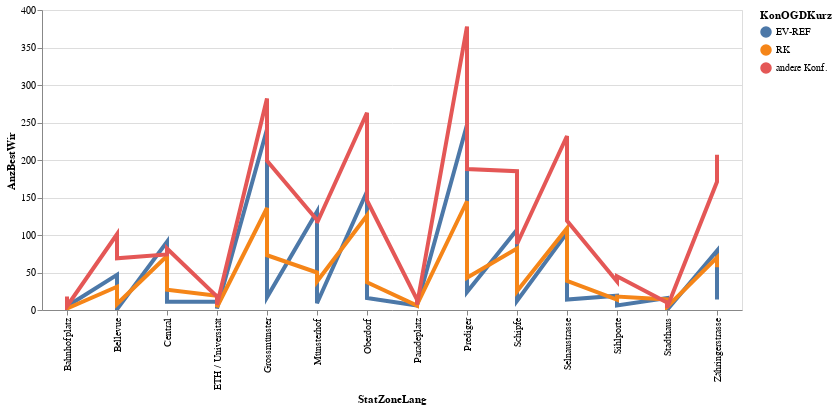

Write notebook code for a chart like this one.
### Code cell
# df_statzonen = df_statzonen[(df_statzonen.knr>0) & (df_statzonen.qname!="Hirslanden")]
#aktuellesJahr[[aktuellesJahr.KreisSort =7]])
highlight = alt.selection(type='single', on='mouseover',
                          fields=['KonOGDKurz'], nearest=True)
#x='date:StichtagDatJahr',
base = alt.Chart(mySelection).encode(
    x='StatZoneLang',
    y='AnzBestWir',
    color='KonOGDKurz'
)

points = base.mark_circle().encode(
    opacity=alt.value(0)
).add_selection(
    highlight
).properties(
    width=700 , height=300
)
lines = base.mark_line().encode(
    size=alt.condition(~highlight, alt.value(1.5), alt.value(4))
).interactive()

points + lines

### Figure 1 — Vega-Lite specification as saved in the notebook (floating-point values rounded to 4 significant figures)
{"config": {"view": {"continuousWidth": 400, "continuousHeight": 300}}, "layer": [{"mark": "circle", "encoding": {"color": {"type": "nominal", "field": "KonOGDKurz"}, "opacity": {"value": 0}, "x": {"type": "nominal", "field": "StatZoneLang"}, "y": {"type": "quantitative", "field": "AnzBestWir"}}, "height": 300, "selection": {"selector004": {"type": "single", "on": "mouseover", "fields": ["KonOGDKurz"], "nearest": true}}, "width": 700}, {"mark": "line", "encoding": {"color": {"type": "nominal", "field": "KonOGDKurz"}, "size": {"condition": {"value": 1.5, "selection": {"not": "selector004"}}, "value": 4}, "x": {"type": "nominal", "field": "StatZoneLang"}, "y": {"type": "quantitative", "field": "AnzBestWir"}}, "selection": {"selector005": {"type": "interval", "bind": "scales", "encodings": ["x", "y"]}}}], "data": {"name": "data-578fb64d44ada5e0c7ce60f40e037a4f"}, "$schema": "https://vega.github.io/schema/vega-lite/v4.8.1.json", "datasets": {"data-578fb64d44ada5e0c7ce60f40e037a4f": [{"StichtagDatJahr": "2020-01-01T00:00:00", "StatZoneSort": 1101, "StatZoneLang": "Zähringerstrasse", "QuarSort": 11, "QuarLang": "Rathaus", "KreisSort": 1, "herkunftSort": 1, "KonOGDSort": 1, "KonOGDKurz": "EV-REF", "AnzBestWir": 79}, {"StichtagDatJahr": "2020-01-01T00:00:00", "StatZoneSort": 1101, "StatZoneLang": "Zähringerstrasse", "QuarSort": 11, "QuarLang": "Rathaus", "KreisSort": 1, "herkunftSort": 1, "KonOGDSort": 2, "KonOGDKurz": "RK", "AnzBestWir": 70}, {"StichtagDatJahr": "2020-01-01T00:00:00", "StatZoneSort": 1101, "StatZoneLang": "Zähringerstrasse", "QuarSort": 11, "QuarLang": "Rathaus", "KreisSort": 1, "herkunftSort": 1, "KonOGDSort": 4, "KonOGDKurz": "andere Konf.", "AnzBestWir": 171}, {"StichtagDatJahr": "2020-01-01T00:00:00", "StatZoneSort": 1101, "StatZoneLang": "Zähringerstrasse", "QuarSort": 11, "QuarLang": "Rathaus", "KreisSort": 1, "herkunftSort": 2, "KonOGDSort": 1, "KonOGDKurz": "EV-REF", "AnzBestWir": 14}, {"StichtagDatJahr": "2020-01-01T00:00:00", "StatZoneSort": 1101, "StatZoneLang": "Zähringerstrasse", "QuarSort": 11, "QuarLang": "Rathaus", "KreisSort": 1, "herkunftSort": 2, "KonOGDSort": 2, "KonOGDKurz": "RK", "AnzBestWir": 57}, {"StichtagDatJahr": "2020-01-01T00:00:00", "StatZoneSort": 1101, "StatZoneLang": "Zähringerstrasse", "QuarSort": 11, "QuarLang": "Rathaus", "KreisSort": 1, "herkunftSort": 2, "KonOGDSort": 4, "KonOGDKurz": "andere Konf.", "AnzBestWir": 207}, {"StichtagDatJahr": "2020-01-01T00:00:00", "StatZoneSort": 1102, "StatZoneLang": "Prediger", "QuarSort": 11, "QuarLang": "Rathaus", "KreisSort": 1, "herkunftSort": 1, "KonOGDSort": 1, "KonOGDKurz": "EV-REF", "AnzBestWir": 247}, {"StichtagDatJahr": "2020-01-01T00:00:00", "StatZoneSort": 1102, "StatZoneLang": "Prediger", "QuarSort": 11, "QuarLang": "Rathaus", "KreisSort": 1, "herkunftSort": 1, "KonOGDSort": 2, "KonOGDKurz": "RK", "AnzBestWir": 145}, {"StichtagDatJahr": "2020-01-01T00:00:00", "StatZoneSort": 1102, "StatZoneLang": "Prediger", "QuarSort": 11, "QuarLang": "Rathaus", "KreisSort": 1, "herkunftSort": 1, "KonOGDSort": 4, "KonOGDKurz": "andere Konf.", "AnzBestWir": 378}, {"StichtagDatJahr": "2020-01-01T00:00:00", "StatZoneSort": 1102, "StatZoneLang": "Prediger", "QuarSort": 11, "QuarLang": "Rathaus", "KreisSort": 1, "herkunftSort": 2, "KonOGDSort": 1, "KonOGDKurz": "EV-REF", "AnzBestWir": 24}, {"StichtagDatJahr": "2020-01-01T00:00:00", "StatZoneSort": 1102, "StatZoneLang": "Prediger", "QuarSort": 11, "QuarLang": "Rathaus", "KreisSort": 1, "herkunftSort": 2, "KonOGDSort": 2, "KonOGDKurz": "RK", "AnzBestWir": 43}, {"StichtagDatJahr": "2020-01-01T00:00:00", "StatZoneSort": 1102, "StatZoneLang": "Prediger", "QuarSort": 11, "QuarLang": "Rathaus", "KreisSort": 1, "herkunftSort": 2, "KonOGDSort": 4, "KonOGDKurz": "andere Konf.", "AnzBestWir": 188}, {"StichtagDatJahr": "2020-01-01T00:00:00", "StatZoneSort": 1103, "StatZoneLang": "Grossmünster", "QuarSort": 11, "QuarLang": "Rathaus", "KreisSort": 1, "herkunftSort": 1, "KonOGDSort": 1, "KonOGDKurz": "EV-REF", "AnzBestWir": 241}, {"StichtagDatJahr": "2020-01-01T00:00:00", "StatZoneSort": 1103, "StatZoneLang": "Grossmünster", "QuarSort": 11, "QuarLang": "Rathaus", "KreisSort": 1, "herkunftSort": 1, "KonOGDSort": 2, "KonOGDKurz": "RK", "AnzBestWir": 136}, {"StichtagDatJahr": "2020-01-01T00:00:00", "StatZoneSort": 1103, "StatZoneLang": "Grossmünster", "QuarSort": 11, "QuarLang": "Rathaus", "KreisSort": 1, "herkunftSort": 1, "KonOGDSort": 4, "KonOGDKurz": "andere Konf.", "AnzBestWir": 282}, {"StichtagDatJahr": "2020-01-01T00:00:00", "StatZoneSort": 1103, "StatZoneLang": "Grossmünster", "QuarSort": 11, "QuarLang": "Rathaus", "KreisSort": 1, "herkunftSort": 2, "KonOGDSort": 1, "KonOGDKurz": "EV-REF", "AnzBestWir": 17}, {"StichtagDatJahr": "2020-01-01T00:00:00", "StatZoneSort": 1103, "StatZoneLang": "Grossmünster", "QuarSort": 11, "QuarLang": "Rathaus", "KreisSort": 1, "herkunftSort": 2, "KonOGDSort": 2, "KonOGDKurz": "RK", "AnzBestWir": 73}, {"StichtagDatJahr": "2020-01-01T00:00:00", "StatZoneSort": 1103, "StatZoneLang": "Grossmünster", "QuarSort": 11, "QuarLang": "Rathaus", "KreisSort": 1, "herkunftSort": 2, "KonOGDSort": 4, "KonOGDKurz": "andere Konf.", "AnzBestWir": 199}, {"StichtagDatJahr": "2020-01-01T00:00:00", "StatZoneSort": 1104, "StatZoneLang": "Oberdorf", "QuarSort": 11, "QuarLang": "Rathaus", "KreisSort": 1, "herkunftSort": 1, "KonOGDSort": 1, "KonOGDKurz": "EV-REF", "AnzBestWir": 158}, {"StichtagDatJahr": "2020-01-01T00:00:00", "StatZoneSort": 1104, "StatZoneLang": "Oberdorf", "QuarSort": 11, "QuarLang": "Rathaus", "KreisSort": 1, "herkunftSort": 1, "KonOGDSort": 2, "KonOGDKurz": "RK", "AnzBestWir": 126}, {"StichtagDatJahr": "2020-01-01T00:00:00", "StatZoneSort": 1104, "StatZoneLang": "Oberdorf", "QuarSort": 11, "QuarLang": "Rathaus", "KreisSort": 1, "herkunftSort": 1, "KonOGDSort": 4, "KonOGDKurz": "andere Konf.", "AnzBestWir": 263}, {"StichtagDatJahr": "2020-01-01T00:00:00", "StatZoneSort": 1104, "StatZoneLang": "Oberdorf", "QuarSort": 11, "QuarLang": "Rathaus", "KreisSort": 1, "herkunftSort": 2, "KonOGDSort": 1, "KonOGDKurz": "EV-REF", "AnzBestWir": 16}, {"StichtagDatJahr": "2020-01-01T00:00:00", "StatZoneSort": 1104, "StatZoneLang": "Oberdorf", "QuarSort": 11, "QuarLang": "Rathaus", "KreisSort": 1, "herkunftSort": 2, "KonOGDSort": 2, "KonOGDKurz": "RK", "AnzBestWir": 37}, {"StichtagDatJahr": "2020-01-01T00:00:00", "StatZoneSort": 1104, "StatZoneLang": "Oberdorf", "QuarSort": 11, "QuarLang": "Rathaus", "KreisSort": 1, "herkunftSort": 2, "KonOGDSort": 4, "KonOGDKurz": "andere Konf.", "AnzBestWir": 146}, {"StichtagDatJahr": "2020-01-01T00:00:00", "StatZoneSort": 1201, "StatZoneLang": "Central", "QuarSort": 12, "QuarLang": "Hochschulen", "KreisSort": 1, "herkunftSort": 1, "KonOGDSort": 1, "KonOGDKurz": "EV-REF", "AnzBestWir": 91}, {"StichtagDatJahr": "2020-01-01T00:00:00", "StatZoneSort": 1201, "StatZoneLang": "Central", "QuarSort": 12, "QuarLang": "Hochschulen", "KreisSort": 1, "herkunftSort": 1, "KonOGDSort": 2, "KonOGDKurz": "RK", "AnzBestWir": 72}, {"StichtagDatJahr": "2020-01-01T00:00:00", "StatZoneSort": 1201, "StatZoneLang": "Central", "QuarSort": 12, "QuarLang": "Hochschulen", "KreisSort": 1, "herkunftSort": 1, "KonOGDSort": 4, "KonOGDKurz": "andere Konf.", "AnzBestWir": 74}, {"StichtagDatJahr": "2020-01-01T00:00:00", "StatZoneSort": 1201, "StatZoneLang": "Central", "QuarSort": 12, "QuarLang": "Hochschulen", "KreisSort": 1, "herkunftSort": 2, "KonOGDSort": 1, "KonOGDKurz": "EV-REF", "AnzBestWir": 11}, {"StichtagDatJahr": "2020-01-01T00:00:00", "StatZoneSort": 1201, "StatZoneLang": "Central", "QuarSort": 12, "QuarLang": "Hochschulen", "KreisSort": 1, "herkunftSort": 2, "KonOGDSort": 2, "KonOGDKurz": "RK", "AnzBestWir": 27}, {"StichtagDatJahr": "2020-01-01T00:00:00", "StatZoneSort": 1201, "StatZoneLang": "Central", "QuarSort": 12, "QuarLang": "Hochschulen", "KreisSort": 1, "herkunftSort": 2, "KonOGDSort": 4, "KonOGDKurz": "andere Konf.", "AnzBestWir": 82}, {"StichtagDatJahr": "2020-01-01T00:00:00", "StatZoneSort": 1202, "StatZoneLang": "ETH / Universität", "QuarSort": 12, "QuarLang": "Hochschulen", "KreisSort": 1, "herkunftSort": 1, "KonOGDSort": 1, "KonOGDKurz": "EV-REF", "AnzBestWir": 11}, {"StichtagDatJahr": "2020-01-01T00:00:00", "StatZoneSort": 1202, "StatZoneLang": "ETH / Universität", "QuarSort": 12, "QuarLang": "Hochschulen", "KreisSort": 1, "herkunftSort": 1, "KonOGDSort": 2, "KonOGDKurz": "RK", "AnzBestWir": 19}, {"StichtagDatJahr": "2020-01-01T00:00:00", "StatZoneSort": 1202, "StatZoneLang": "ETH / Universität", "QuarSort": 12, "QuarLang": "Hochschulen", "KreisSort": 1, "herkunftSort": 1, "KonOGDSort": 4, "KonOGDKurz": "andere Konf.", "AnzBestWir": 18}, {"StichtagDatJahr": "2020-01-01T00:00:00", "StatZoneSort": 1202, "StatZoneLang": "ETH / Universität", "QuarSort": 12, "QuarLang": "Hochschulen", "KreisSort": 1, "herkunftSort": 2, "KonOGDSort": 1, "KonOGDKurz": "EV-REF", "AnzBestWir": 2}, {"StichtagDatJahr": "2020-01-01T00:00:00", "StatZoneSort": 1202, "StatZoneLang": "ETH / Universität", "QuarSort": 12, "QuarLang": "Hochschulen", "KreisSort": 1, "herkunftSort": 2, "KonOGDSort": 2, "KonOGDKurz": "RK", "AnzBestWir": 4}, {"StichtagDatJahr": "2020-01-01T00:00:00", "StatZoneSort": 1202, "StatZoneLang": "ETH / Universität", "QuarSort": 12, "QuarLang": "Hochschulen", "KreisSort": 1, "herkunftSort": 2, "KonOGDSort": 4, "KonOGDKurz": "andere Konf.", "AnzBestWir": 7}, {"StichtagDatJahr": "2020-01-01T00:00:00", "StatZoneSort": 1203, "StatZoneLang": "Bellevue", "QuarSort": 12, "QuarLang": "Hochschulen", "KreisSort": 1, "herkunftSort": 1, "KonOGDSort": 1, "KonOGDKurz": "EV-REF", "AnzBestWir": 47}, {"StichtagDatJahr": "2020-01-01T00:00:00", "StatZoneSort": 1203, "StatZoneLang": "Bellevue", "QuarSort": 12, "QuarLang": "Hochschulen", "KreisSort": 1, "herkunftSort": 1, "KonOGDSort": 2, "KonOGDKurz": "RK", "AnzBestWir": 31}, {"StichtagDatJahr": "2020-01-01T00:00:00", "StatZoneSort": 1203, "StatZoneLang": "Bellevue", "QuarSort": 12, "QuarLang": "Hochschulen", "KreisSort": 1, "herkunftSort": 1, "KonOGDSort": 4, "KonOGDKurz": "andere Konf.", "AnzBestWir": 101}, {"StichtagDatJahr": "2020-01-01T00:00:00", "StatZoneSort": 1203, "StatZoneLang": "Bellevue", "QuarSort": 12, "QuarLang": "Hochschulen", "KreisSort": 1, "herkunftSort": 2, "KonOGDSort": 1, "KonOGDKurz": "EV-REF", "AnzBestWir": 1}, {"StichtagDatJahr": "2020-01-01T00:00:00", "StatZoneSort": 1203, "StatZoneLang": "Bellevue", "QuarSort": 12, "QuarLang": "Hochschulen", "KreisSort": 1, "herkunftSort": 2, "KonOGDSort": 2, "KonOGDKurz": "RK", "AnzBestWir": 8}, {"StichtagDatJahr": "2020-01-01T00:00:00", "StatZoneSort": 1203, "StatZoneLang": "Bellevue", "QuarSort": 12, "QuarLang": "Hochschulen", "KreisSort": 1, "herkunftSort": 2, "KonOGDSort": 4, "KonOGDKurz": "andere Konf.", "AnzBestWir": 69}, {"StichtagDatJahr": "2020-01-01T00:00:00", "StatZoneSort": 1301, "StatZoneLang": "Schipfe", "QuarSort": 13, "QuarLang": "Lindenhof", "KreisSort": 1, "herkunftSort": 1, "KonOGDSort": 1, "KonOGDKurz": "EV-REF", "AnzBestWir": 107}, {"StichtagDatJahr": "2020-01-01T00:00:00", "StatZoneSort": 1301, "StatZoneLang": "Schipfe", "QuarSort": 13, "QuarLang": "Lindenhof", "KreisSort": 1, "herkunftSort": 1, "KonOGDSort": 2, "KonOGDKurz": "RK", "AnzBestWir": 82}, {"StichtagDatJahr": "2020-01-01T00:00:00", "StatZoneSort": 1301, "StatZoneLang": "Schipfe", "QuarSort": 13, "QuarLang": "Lindenhof", "KreisSort": 1, "herkunftSort": 1, "KonOGDSort": 4, "KonOGDKurz": "andere Konf.", "AnzBestWir": 185}, {"StichtagDatJahr": "2020-01-01T00:00:00", "StatZoneSort": 1301, "StatZoneLang": "Schipfe", "QuarSort": 13, "QuarLang": "Lindenhof", "KreisSort": 1, "herkunftSort": 2, "KonOGDSort": 1, "KonOGDKurz": "EV-REF", "AnzBestWir": 12}, {"StichtagDatJahr": "2020-01-01T00:00:00", "StatZoneSort": 1301, "StatZoneLang": "Schipfe", "QuarSort": 13, "QuarLang": "Lindenhof", "KreisSort": 1, "herkunftSort": 2, "KonOGDSort": 2, "KonOGDKurz": "RK", "AnzBestWir": 25}, {"StichtagDatJahr": "2020-01-01T00:00:00", "StatZoneSort": 1301, "StatZoneLang": "Schipfe", "QuarSort": 13, "QuarLang": "Lindenhof", "KreisSort": 1, "herkunftSort": 2, "KonOGDSort": 4, "KonOGDKurz": "andere Konf.", "AnzBestWir": 88}, {"StichtagDatJahr": "2020-01-01T00:00:00", "StatZoneSort": 1302, "StatZoneLang": "Münsterhof", "QuarSort": 13, "QuarLang": "Lindenhof", "KreisSort": 1, "herkunftSort": 1, "KonOGDSort": 1, "KonOGDKurz": "EV-REF", "AnzBestWir": 131}, {"StichtagDatJahr": "2020-01-01T00:00:00", "StatZoneSort": 1302, "StatZoneLang": "Münsterhof", "QuarSort": 13, "QuarLang": "Lindenhof", "KreisSort": 1, "herkunftSort": 1, "KonOGDSort": 2, "KonOGDKurz": "RK", "AnzBestWir": 50}, {"StichtagDatJahr": "2020-01-01T00:00:00", "StatZoneSort": 1302, "StatZoneLang": "Münsterhof", "QuarSort": 13, "QuarLang": "Lindenhof", "KreisSort": 1, "herkunftSort": 1, "KonOGDSort": 4, "KonOGDKurz": "andere Konf.", "AnzBestWir": 120}, {"StichtagDatJahr": "2020-01-01T00:00:00", "StatZoneSort": 1302, "StatZoneLang": "Münsterhof", "QuarSort": 13, "QuarLang": "Lindenhof", "KreisSort": 1, "herkunftSort": 2, "KonOGDSort": 1, "KonOGDKurz": "EV-REF", "AnzBestWir": 9}, {"StichtagDatJahr": "2020-01-01T00:00:00", "StatZoneSort": 1302, "StatZoneLang": "Münsterhof", "QuarSort": 13, "QuarLang": "Lindenhof", "KreisSort": 1, "herkunftSort": 2, "KonOGDSort": 2, "KonOGDKurz": "RK", "AnzBestWir": 38}, {"StichtagDatJahr": "2020-01-01T00:00:00", "StatZoneSort": 1302, "StatZoneLang": "Münsterhof", "QuarSort": 13, "QuarLang": "Lindenhof", "KreisSort": 1, "herkunftSort": 2, "KonOGDSort": 4, "KonOGDKurz": "andere Konf.", "AnzBestWir": 116}, {"StichtagDatJahr": "2020-01-01T00:00:00", "StatZoneSort": 1303, "StatZoneLang": "Stadthaus", "QuarSort": 13, "QuarLang": "Lindenhof", "KreisSort": 1, "herkunftSort": 1, "KonOGDSort": 1, "KonOGDKurz": "EV-REF", "AnzBestWir": 16}, {"StichtagDatJahr": "2020-01-01T00:00:00", "StatZoneSort": 1303, "StatZoneLang": "Stadthaus", "QuarSort": 13, "QuarLang": "Lindenhof", "KreisSort": 1, "herkunftSort": 1, "KonOGDSort": 2, "KonOGDKurz": "RK", "AnzBestWir": 14}, {"StichtagDatJahr": "2020-01-01T00:00:00", "StatZoneSort": 1303, "StatZoneLang": "Stadthaus", "QuarSort": 13, "QuarLang": "Lindenhof", "KreisSort": 1, "herkunftSort": 1, "KonOGDSort": 4, "KonOGDKurz": "andere Konf.", "AnzBestWir": 10}, {"StichtagDatJahr": "2020-01-01T00:00:00", "StatZoneSort": 1303, "StatZoneLang": "Stadthaus", "QuarSort": 13, "QuarLang": "Lindenhof", "KreisSort": 1, "herkunftSort": 2, "KonOGDSort": 1, "KonOGDKurz": "EV-REF", "AnzBestWir": 0}, {"StichtagDatJahr": "2020-01-01T00:00:00", "StatZoneSort": 1303, "StatZoneLang": "Stadthaus", "QuarSort": 13, "QuarLang": "Lindenhof", "KreisSort": 1, "herkunftSort": 2, "KonOGDSort": 2, "KonOGDKurz": "RK", "AnzBestWir": 4}, {"StichtagDatJahr": "2020-01-01T00:00:00", "StatZoneSort": 1303, "StatZoneLang": "Stadthaus", "QuarSort": 13, "QuarLang": "Lindenhof", "KreisSort": 1, "herkunftSort": 2, "KonOGDSort": 4, "KonOGDKurz": "andere Konf.", "AnzBestWir": 3}, {"StichtagDatJahr": "2020-01-01T00:00:00", "StatZoneSort": 1401, "StatZoneLang": "Bahnhofplatz", "QuarSort": 14, "QuarLang": "City", "KreisSort": 1, "herkunftSort": 1, "KonOGDSort": 1, "KonOGDKurz": "EV-REF", "AnzBestWir": 5}, {"StichtagDatJahr": "2020-01-01T00:00:00", "StatZoneSort": 1401, "StatZoneLang": "Bahnhofplatz", "QuarSort": 14, "QuarLang": "City", "KreisSort": 1, "herkunftSort": 1, "KonOGDSort": 2, "KonOGDKurz": "RK", "AnzBestWir": 3}, {"StichtagDatJahr": "2020-01-01T00:00:00", "StatZoneSort": 1401, "StatZoneLang": "Bahnhofplatz", "QuarSort": 14, "QuarLang": "City", "KreisSort": 1, "herkunftSort": 1, "KonOGDSort": 4, "KonOGDKurz": "andere Konf.", "AnzBestWir": 18}, {"StichtagDatJahr": "2020-01-01T00:00:00", "StatZoneSort": 1401, "StatZoneLang": "Bahnhofplatz", "QuarSort": 14, "QuarLang": "City", "KreisSort": 1, "herkunftSort": 2, "KonOGDSort": 2, "KonOGDKurz": "RK", "AnzBestWir": 2}, {"StichtagDatJahr": "2020-01-01T00:00:00", "StatZoneSort": 1401, "StatZoneLang": "Bahnhofplatz", "QuarSort": 14, "QuarLang": "City", "KreisSort": 1, "herkunftSort": 2, "KonOGDSort": 4, "KonOGDKurz": "andere Konf.", "AnzBestWir": 5}, {"StichtagDatJahr": "2020-01-01T00:00:00", "StatZoneSort": 1402, "StatZoneLang": "Sihlporte", "QuarSort": 14, "QuarLang": "City", "KreisSort": 1, "herkunftSort": 1, "KonOGDSort": 1, "KonOGDKurz": "EV-REF", "AnzBestWir": 19}, {"StichtagDatJahr": "2020-01-01T00:00:00", "StatZoneSort": 1402, "StatZoneLang": "Sihlporte", "QuarSort": 14, "QuarLang": "City", "KreisSort": 1, "herkunftSort": 1, "KonOGDSort": 2, "KonOGDKurz": "RK", "AnzBestWir": 14}, {"StichtagDatJahr": "2020-01-01T00:00:00", "StatZoneSort": 1402, "StatZoneLang": "Sihlporte", "QuarSort": 14, "QuarLang": "City", "KreisSort": 1, "herkunftSort": 1, "KonOGDSort": 4, "KonOGDKurz": "andere Konf.", "AnzBestWir": 38}, {"StichtagDatJahr": "2020-01-01T00:00:00", "StatZoneSort": 1402, "StatZoneLang": "Sihlporte", "QuarSort": 14, "QuarLang": "City", "KreisSort": 1, "herkunftSort": 2, "KonOGDSort": 1, "KonOGDKurz": "EV-REF", "AnzBestWir": 6}, {"StichtagDatJahr": "2020-01-01T00:00:00", "StatZoneSort": 1402, "StatZoneLang": "Sihlporte", "QuarSort": 14, "QuarLang": "City", "KreisSort": 1, "herkunftSort": 2, "KonOGDSort": 2, "KonOGDKurz": "RK", "AnzBestWir": 18}, {"StichtagDatJahr": "2020-01-01T00:00:00", "StatZoneSort": 1402, "StatZoneLang": "Sihlporte", "QuarSort": 14, "QuarLang": "City", "KreisSort": 1, "herkunftSort": 2, "KonOGDSort": 4, "KonOGDKurz": "andere Konf.", "AnzBestWir": 45}, {"StichtagDatJahr": "2020-01-01T00:00:00", "StatZoneSort": 1403, "StatZoneLang": "Selnaustrasse", "QuarSort": 14, "QuarLang": "City", "KreisSort": 1, "herkunftSort": 1, "KonOGDSort": 1, "KonOGDKurz": "EV-REF", "AnzBestWir": 103}, {"StichtagDatJahr": "2020-01-01T00:00:00", "StatZoneSort": 1403, "StatZoneLang": "Selnaustrasse", "QuarSort": 14, "QuarLang": "City", "KreisSort": 1, "herkunftSort": 1, "KonOGDSort": 2, "KonOGDKurz": "RK", "AnzBestWir": 109}, {"StichtagDatJahr": "2020-01-01T00:00:00", "StatZoneSort": 1403, "StatZoneLang": "Selnaustrasse", "QuarSort": 14, "QuarLang": "City", "KreisSort": 1, "herkunftSort": 1, "KonOGDSort": 4, "KonOGDKurz": "andere Konf.", "AnzBestWir": 232}, {"StichtagDatJahr": "2020-01-01T00:00:00", "StatZoneSort": 1403, "StatZoneLang": "Selnaustrasse", "QuarSort": 14, "QuarLang": "City", "KreisSort": 1, "herkunftSort": 2, "KonOGDSort": 1, "KonOGDKurz": "EV-REF", "AnzBestWir": 14}, {"StichtagDatJahr": "2020-01-01T00:00:00", "StatZoneSort": 1403, "StatZoneLang": "Selnaustrasse", "QuarSort": 14, "QuarLang": "City", "KreisSort": 1, "herkunftSort": 2, "KonOGDSort": 2, "KonOGDKurz": "RK", "AnzBestWir": 39}, {"StichtagDatJahr": "2020-01-01T00:00:00", "StatZoneSort": 1403, "StatZoneLang": "Selnaustrasse", "QuarSort": 14, "QuarLang": "City", "KreisSort": 1, "herkunftSort": 2, "KonOGDSort": 4, "KonOGDKurz": "andere Konf.", "AnzBestWir": 119}, {"StichtagDatJahr": "2020-01-01T00:00:00", "StatZoneSort": 1404, "StatZoneLang": "Paradeplatz", "QuarSort": 14, "QuarLang": "City", "KreisSort": 1, "herkunftSort": 1, "KonOGDSort": 1, "KonOGDKurz": "EV-REF", "AnzBestWir": 6}, {"StichtagDatJahr": "2020-01-01T00:00:00", "StatZoneSort": 1404, "StatZoneLang": "Paradeplatz", "QuarSort": 14, "QuarLang": "City", "KreisSort": 1, "herkunftSort": 1, "KonOGDSort": 2, "KonOGDKurz": "RK", "AnzBestWir": 6}, {"StichtagDatJahr": "2020-01-01T00:00:00", "StatZoneSort": 1404, "StatZoneLang": "Paradeplatz", "QuarSort": 14, "QuarLang": "City", "KreisSort": 1, "herkunftSort": 1, "KonOGDSort": 4, "KonOGDKurz": "andere Konf.", "AnzBestWir": 14}, {"StichtagDatJahr": "2020-01-01T00:00:00", "StatZoneSort": 1404, "StatZoneLang": "Paradeplatz", "QuarSort": 14, "QuarLang": "City", "KreisSort": 1, "herkunftSort": 2, "KonOGDSort": 2, "KonOGDKurz": "RK", "AnzBestWir": 7}, {"StichtagDatJahr": "2020-01-01T00:00:00", "StatZoneSort": 1404, "StatZoneLang": "Paradeplatz", "QuarSort": 14, "QuarLang": "City", "KreisSort": 1, "herkunftSort": 2, "KonOGDSort": 4, "KonOGDKurz": "andere Konf.", "AnzBestWir": 7}]}}
